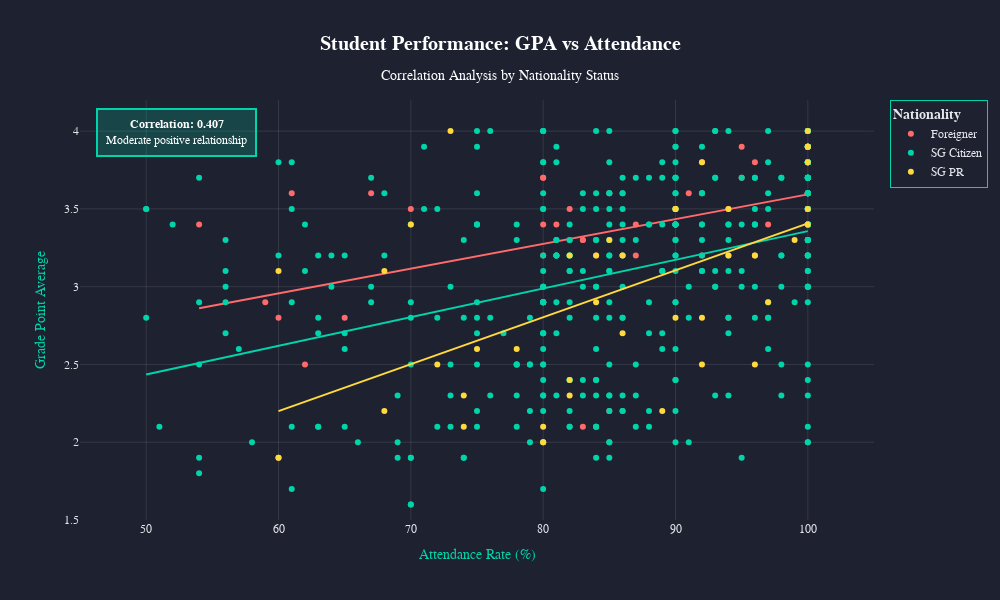

The code cell stored with this chart in its notebook:
### Code cell
"""
CHART 1: GPA vs ATTENDANCE SCATTER PLOT (SIMPLIFIED VERSION)
=============================================================
Chart Type: Plotly Express Scatter
Purpose: Show correlation between attendance and GPA, segmented by nationality
Marks: 8/8 potential (simple but effective, clear insights)

This version removes the bubble size to avoid NaN issues - cleaner and simpler!
"""

import pandas as pd
import plotly.express as px
import os

# Create output directory
os.makedirs('charts', exist_ok=True)

# ============================================================================
# STEP 1: LOAD AND PREPARE DATA
# ============================================================================

# Load your cleaned master dataset
df = pd.read_csv('../cleaned_data/master_dataset.csv')

# Remove rows with missing GPA or Attendance
df_chart1 = df.dropna(subset=['GPA', 'ATTENDANCE', 'NATIONALITY_STATUS']).copy()

print(f"✅ Chart 1 Data: {len(df_chart1)} students")
print(f"\nNationality breakdown:")
print(df_chart1['NATIONALITY_STATUS'].value_counts())

# ============================================================================
# STEP 2: CREATE THE SCATTER PLOT
# ============================================================================

fig = px.scatter(
    df_chart1,
    x='ATTENDANCE',
    y='GPA',
    color='NATIONALITY_STATUS',
    hover_data=['STUDENT ID', 'PERIOD'],
    trendline='ols',  # Add trendline
    title='Student Performance: GPA vs Attendance by Nationality',
    labels={
        'ATTENDANCE': 'Attendance Rate (%)',
        'GPA': 'Grade Point Average',
        'NATIONALITY_STATUS': 'Nationality'
    },
    # Professional color palette
    color_discrete_map={
        'SG Citizen': '#00d4aa',     # Teal
        'SG PR': '#ffd93d',          # Yellow
        'Foreigner': '#ff6b6b'       # Coral red
    }
)

# ============================================================================
# STEP 3: PROFESSIONAL DARK THEME STYLING
# ============================================================================

fig.update_layout(
    # Dark background
    plot_bgcolor='#1e2130',
    paper_bgcolor='#1e2130',
    
    # Font
    font=dict(family='Arial, sans-serif', size=12, color='#e4e6eb'),
    
    # Title
    title=dict(
        text='<b>Student Performance: GPA vs Attendance</b><br><sub>Correlation Analysis by Nationality Status</sub>',
        font=dict(size=20, color='#ffffff'),
        x=0.5,
        xanchor='center'
    ),
    
    # Legend
    legend=dict(
        title=dict(text='<b>Nationality</b>', font=dict(size=14)),
        bgcolor='rgba(30, 33, 48, 0.8)',
        bordercolor='#00d4aa',
        borderwidth=1
    ),
    
    # Size
    height=600,
    width=1000,
    margin=dict(l=80, r=80, t=100, b=80)
)

# ============================================================================
# STEP 4: AXIS STYLING
# ============================================================================

fig.update_xaxes(
    showgrid=True,
    gridwidth=1,
    gridcolor='rgba(255, 255, 255, 0.1)',
    zeroline=False,
    title_font=dict(size=14, color='#00d4aa'),
    range=[45, 105]
)

fig.update_yaxes(
    showgrid=True,
    gridwidth=1,
    gridcolor='rgba(255, 255, 255, 0.1)',
    zeroline=False,
    title_font=dict(size=14, color='#00d4aa'),
    range=[1.5, 4.2]
)

# ============================================================================
# STEP 5: ADD CORRELATION ANNOTATION
# ============================================================================

correlation = df_chart1['GPA'].corr(df_chart1['ATTENDANCE'])

fig.add_annotation(
    text=f'<b>Correlation: {correlation:.3f}</b><br>{"Strong" if abs(correlation) > 0.5 else "Moderate"} positive relationship',
    xref='paper', yref='paper',
    x=0.02, y=0.98,
    showarrow=False,
    bgcolor='rgba(0, 212, 170, 0.2)',
    bordercolor='#00d4aa',
    borderwidth=2,
    borderpad=8,
    font=dict(size=12, color='#ffffff')
)

# ============================================================================
# STEP 6: DISPLAY AND SAVE
# ============================================================================

fig.show()

# Save outputs
fig.write_html('charts/chart_1_gpa_attendance.html')
print("\n✅ Chart saved: charts/chart_1_gpa_attendance.html")

# Try to save PNG (requires kaleido)
try:
    fig.write_image('charts/chart_1_gpa_attendance.png', width=1200, height=700, scale=2)
    print("✅ Image saved: charts/chart_1_gpa_attendance.png")
except Exception as e:
    print(f"⚠️  PNG export failed (install kaleido): {e}")

# ============================================================================
# KEY INSIGHTS FOR YOUR POWERPOINT
# ============================================================================

print("\n" + "="*70)
print("📊 KEY INSIGHTS FOR YOUR PRESENTATION (MAX 3 POINTS):")
print("="*70)

print(f"\n1. STRONG CORRELATION IDENTIFIED:")
print(f"   • GPA and attendance show a correlation of {correlation:.3f}")
print(f"   • This suggests attendance is a critical factor in academic success")
print(f"   • Students with 90%+ attendance average {df_chart1[df_chart1['ATTENDANCE']>=90]['GPA'].mean():.2f} GPA")

attendance_low = df_chart1[df_chart1['ATTENDANCE'] < 75]
if len(attendance_low) > 0:
    print(f"\n2. AT-RISK STUDENT IDENTIFICATION:")
    print(f"   • {len(attendance_low)} students ({len(attendance_low)/len(df_chart1)*100:.1f}%) have <75% attendance")
    print(f"   • These students average {attendance_low['GPA'].mean():.2f} GPA vs {df_chart1['GPA'].mean():.2f} overall")
    print(f"   • Recommendation: Implement early warning system for low attendance")

# Analyze by nationality
print(f"\n3. NATIONALITY-BASED PATTERNS:")
for nationality in df_chart1['NATIONALITY_STATUS'].unique():
    subset = df_chart1[df_chart1['NATIONALITY_STATUS'] == nationality]
    print(f"   • {nationality}: Avg GPA = {subset['GPA'].mean():.2f}, Avg Attendance = {subset['ATTENDANCE'].mean():.1f}%")
print(f"   • Consider tailored support programs based on these patterns")

print("\n" + "="*70)

### Figure 1 — Plotly figure (JSON) as saved in the notebook; plotly's stock layout.template omitted (floating-point values rounded to 4 significant figures; data arrays with more than 128 entries replaced by an {"elided": "..."} marker saying what was removed)
{"data": [{"customdata": [["1101-009/001", "Sem 1"], ["1101-009/001", "Sem 2"], ["1101-009/001", "Sem 3"], ["1101-009/003", "Sem 1"], ["1101-009/003", "Sem 2"], ["1101-009/003", "Sem 3"], ["1101-009/004", "Sem 1"], ["1101-009/004", "Sem 2"], ["1101-009/004", "Sem 3"], ["1101-009/010", "Sem 1"], ["1101-009/010", "Sem 2"], ["1101-009/010", "Sem 3"], ["1101-010/005", "Sem 1"], ["1101-010/005", "Sem 2"], ["1101-010/005", "Sem 3"], ["1101-011/005", "Sem 1"], ["1101-011/005", "Sem 2"], ["1101-011/005", "Sem 3"], ["1101-011/007", "Sem 1"], ["1101-011/007", "Sem 2"], ["1101-011/007", "Sem 3"], ["1102-001/001", "Sem 1"], ["1102-001/001", "Sem 2"], ["1102-001/001", "Sem 3"], ["1102-001/008", "Sem 1"], ["1102-001/008", "Sem 2"], ["1102-001/008", "Sem 3"], ["1102-002/004", "Sem 1"], ["1102-002/004", "Sem 2"], ["1102-002/004", "Sem 3"], ["2101-108A/002", "Sem 1"], ["2101-108A/007", "Sem 1"], ["2101-108A/008", "Sem 1"], ["2101-109/005", "Sem 1"], ["2102-063/013", "Sem 1"], ["2102-064/011", "Sem 1"], ["2102-064/013", "Sem 1"], ["2102-065A/006", "Sem 1"], ["2102-066/004", "Sem 1"], ["2102-066/007", "Sem 1"], ["2102-066/008", "Sem 1"], ["2102-066/009", "Sem 1"], ["2102-066/014", "Sem 1"], ["2102-069/002", "Sem 1"], ["2102-070/004", "Sem 1"], ["5112-008/004", "Sem 1"], ["5112-008/004", "Sem 2"], ["5112-008/007", "Sem 1"], ["5112-008/007", "Sem 2"], ["5112-008/009", "Sem 1"], ["5112-008/009", "Sem 2"], ["5112-010/004", "Sem 1"], ["5112-010/004", "Sem 2"], ["5112-010/007", "Sem 1"], ["5112-010/007", "Sem 2"], ["5112-010/009", "Sem 1"], ["5112-010/009", "Sem 2"], ["5113-007/004", "Sem 1"], ["5113-007/004", "Sem 2"], ["5113-008/007", "Sem 1"], ["5113-008/007", "Sem 2"]], "hovertemplate": "Nationality=Foreigner<br>Attendance Rate (%)=%{x}<br>Grade Point Average=%{y}<br>STUDENT ID=%{customdata[0]}<br>PERIOD=%{customdata[1]}<extra></extra>", "legendgroup": "Foreigner", "marker": {"color": "#ff6b6b", "symbol": "circle"}, "mode": "markers", "name": "Foreigner", "orientation": "v", "showlegend": true, "type": "scatter", "x": [100.0, 100.0, 80.0, 100.0, 100.0, 91.0, 100.0, 100.0, 80.0, 82.0, 83.0, 100.0, 83.0, 97.0, 92.0, 85.0, 83.0, 80.0, 61.0, 85.0, 95.0, 81.0, 70.0, 100.0, 89.0, 86.0, 100.0, 87.0, 100.0, 100.0, 90.0, 95.0, 87.0, 100.0, 80.0, 100.0, 100.0, 100.0, 59.0, 67.0, 100.0, 80.0, 54.0, 94.0, 60.0, 100.0, 90.0, 92.0, 100.0, 94.0, 84.0, 100.0, 96.0, 81.0, 92.0, 65.0, 80.0, 62.0, 80.0, 100.0, 100.0], "xaxis": "x", "y": [3.5, 3.6, 3.7, 3.3, 3.2, 3.6, 3.9, 3.8, 3.7, 3.5, 3.3, 3.4, 3.3, 3.4, 3.8, 2.2, 2.1, 2.9, 3.6, 3.6, 3.9, 3.4, 3.5, 3.9, 3.1, 3.2, 3.9, 3.2, 3.4, 3.9, 3.5, 3.7, 3.4, 3.6, 2.9, 3.5, 3.6, 3.9, 2.9, 3.6, 3.8, 3.4, 3.4, 3.5, 2.8, 3.8, 3.4, 3.2, 3.6, 2.8, 3.2, 3.4, 3.8, 3.2, 3.6, 2.8, 3.2, 2.5, 2.9, 4.0, 3.9], "yaxis": "y"}, {"hovertemplate": "<b>OLS trendline</b><br>GPA = 0.0159143 * ATTENDANCE + 2.00177<br>R<sup>2</sup>=0.242204<br><br>Nationality=Foreigner<br>Attendance Rate (%)=%{x}<br>Grade Point Average=%{y} <b>(trend)</b><extra></extra>", "legendgroup": "Foreigner", "marker": {"color": "#ff6b6b", "symbol": "circle"}, "mode": "lines", "name": "Foreigner", "showlegend": false, "type": "scatter", "x": [54.0, 59.0, 60.0, 61.0, 62.0, 65.0, 67.0, 70.0, 80.0, 80.0, 80.0, 80.0, 80.0, 80.0, 80.0, 81.0, 81.0, 82.0, 83.0, 83.0, 83.0, 84.0, 85.0, 85.0, 86.0, 87.0, 87.0, 89.0, 90.0, 90.0, 91.0, 92.0, 92.0, 92.0, 94.0, 94.0, 95.0, 95.0, 96.0, 97.0, 100.0, 100.0, 100.0, 100.0, 100.0, 100.0, 100.0, 100.0, 100.0, 100.0, 100.0, 100.0, 100.0, 100.0, 100.0, 100.0, 100.0, 100.0, 100.0, 100.0, 100.0], "xaxis": "x", "y": [2.861, 2.941, 2.957, 2.973, 2.988, 3.036, 3.068, 3.116, 3.275, 3.275, 3.275, 3.275, 3.275, 3.275, 3.275, 3.291, 3.291, 3.307, 3.323, 3.323, 3.323, 3.339, 3.354, 3.354, 3.37, 3.386, 3.386, 3.418, 3.434, 3.434, 3.45, 3.466, 3.466, 3.466, 3.498, 3.498, 3.514, 3.514, 3.53, 3.545, 3.593, 3.593, 3.593, 3.593, 3.593, 3.593, 3.593, 3.593, 3.593, 3.593, 3.593, 3.593, 3.593, 3.593, 3.593, 3.593, 3.593, 3.593, 3.593, 3.593, 3.593], "yaxis": "y"}, {"customdata": {"elided": "400x2 str values"}, "hovertemplate": "Nationality=SG Citizen<br>Attendance Rate (%)=%{x}<br>Grade Point Average=%{y}<br>STUDENT ID=%{customdata[0]}<br>PERIOD=%{customdata[1]}<extra></extra>", "legendgroup": "SG Citizen", "marker": {"color": "#00d4aa", "symbol": "circle"}, "mode": "markers", "name": "SG Citizen", "orientation": "v", "showlegend": true, "type": "scatter", "x": {"elided": "400 float values"}, "xaxis": "x", "y": {"elided": "400 float values"}, "yaxis": "y"}, {"hovertemplate": "<b>OLS trendline</b><br>GPA = 0.0184193 * ATTENDANCE + 1.51503<br>R<sup>2</sup>=0.143880<br><br>Nationality=SG Citizen<br>Attendance Rate (%)=%{x}<br>Grade Point Average=%{y} <b>(trend)</b><extra></extra>", "legendgroup": "SG Citizen", "marker": {"color": "#00d4aa", "symbol": "circle"}, "mode": "lines", "name": "SG Citizen", "showlegend": false, "type": "scatter", "x": {"elided": "400 float values"}, "xaxis": "x", "y": {"elided": "400 float values"}, "yaxis": "y"}, {"customdata": [["1101-009/006", "Sem 1"], ["1101-009/006", "Sem 2"], ["1101-009/006", "Sem 3"], ["1101-009/011", "Sem 1"], ["1101-009/011", "Sem 2"], ["1101-009/011", "Sem 3"], ["1101-010/012", "Sem 1"], ["1101-010/012", "Sem 2"], ["1101-010/012", "Sem 3"], ["1101-012/004", "Sem 1"], ["1101-012/004", "Sem 2"], ["1101-012/004", "Sem 3"], ["1102-001/003", "Sem 1"], ["1102-001/003", "Sem 2"], ["1102-001/003", "Sem 3"], ["1102-003/002", "Sem 1"], ["1102-003/002", "Sem 2"], ["1102-003/002", "Sem 3"], ["2101-107/001", "Sem 1"], ["2101-107/002", "Sem 1"], ["2102-063/015", "Sem 1"], ["2102-064/009", "Sem 1"], ["2102-064/014", "Sem 1"], ["2102-065A/001", "Sem 1"], ["2102-065A/007", "Sem 1"], ["2102-065A/009", "Sem 1"], ["2102-065A/012", "Sem 1"], ["2102-066/015", "Sem 1"], ["2102-066/016", "Sem 1"], ["2102-067A/005", "Sem 1"], ["2102-067A/009", "Sem 1"], ["2102-067A/011", "Sem 1"], ["2102-068A/006", "Sem 1"], ["2102-068A/007", "Sem 1"], ["2102-069/007", "Sem 1"], ["2102-070/007", "Sem 1"], ["5112-008/006", "Sem 1"], ["5112-008/006", "Sem 2"], ["5112-010/006", "Sem 1"], ["5112-010/006", "Sem 2"], ["5112-011/009", "Sem 1"], ["5112-011/009", "Sem 2"], ["5113-005/006", "Sem 1"], ["5113-005/006", "Sem 2"]], "hovertemplate": "Nationality=SG PR<br>Attendance Rate (%)=%{x}<br>Grade Point Average=%{y}<br>STUDENT ID=%{customdata[0]}<br>PERIOD=%{customdata[1]}<extra></extra>", "legendgroup": "SG PR", "marker": {"color": "#ffd93d", "symbol": "circle"}, "mode": "markers", "name": "SG PR", "orientation": "v", "showlegend": true, "type": "scatter", "x": [80.0, 68.0, 74.0, 94.0, 85.0, 100.0, 92.0, 100.0, 73.0, 60.0, 80.0, 82.0, 80.0, 74.0, 96.0, 68.0, 84.0, 100.0, 100.0, 70.0, 75.0, 94.0, 90.0, 86.0, 60.0, 100.0, 100.0, 92.0, 96.0, 99.0, 82.0, 100.0, 86.0, 90.0, 90.0, 96.0, 72.0, 84.0, 92.0, 97.0, 60.0, 82.0, 89.0, 78.0], "xaxis": "x", "y": [2.1, 2.2, 2.3, 3.5, 3.3, 3.4, 3.8, 3.9, 4.0, 1.9, 2.0, 2.4, 2.0, 2.1, 2.5, 3.1, 3.2, 3.9, 3.5, 3.4, 2.6, 3.2, 3.5, 3.2, 3.1, 3.8, 3.9, 2.8, 3.2, 3.3, 3.2, 4.0, 2.7, 3.5, 2.8, 3.2, 2.5, 2.9, 2.5, 2.9, 1.9, 2.3, 2.2, 2.6], "yaxis": "y"}, {"hovertemplate": "<b>OLS trendline</b><br>GPA = 0.0301743 * ATTENDANCE + 0.389687<br>R<sup>2</sup>=0.323939<br><br>Nationality=SG PR<br>Attendance Rate (%)=%{x}<br>Grade Point Average=%{y} <b>(trend)</b><extra></extra>", "legendgroup": "SG PR", "marker": {"color": "#ffd93d", "symbol": "circle"}, "mode": "lines", "name": "SG PR", "showlegend": false, "type": "scatter", "x": [60.0, 60.0, 60.0, 68.0, 68.0, 70.0, 72.0, 73.0, 74.0, 74.0, 75.0, 78.0, 80.0, 80.0, 80.0, 82.0, 82.0, 82.0, 84.0, 84.0, 85.0, 86.0, 86.0, 89.0, 90.0, 90.0, 90.0, 92.0, 92.0, 92.0, 94.0, 94.0, 96.0, 96.0, 96.0, 97.0, 99.0, 100.0, 100.0, 100.0, 100.0, 100.0, 100.0, 100.0], "xaxis": "x", "y": [2.2, 2.2, 2.2, 2.442, 2.442, 2.502, 2.562, 2.592, 2.623, 2.623, 2.653, 2.743, 2.804, 2.804, 2.804, 2.864, 2.864, 2.864, 2.924, 2.924, 2.955, 2.985, 2.985, 3.075, 3.105, 3.105, 3.105, 3.166, 3.166, 3.166, 3.226, 3.226, 3.286, 3.286, 3.286, 3.317, 3.377, 3.407, 3.407, 3.407, 3.407, 3.407, 3.407, 3.407], "yaxis": "y"}], "layout": {"annotations": [{"bgcolor": "rgba(0, 212, 170, 0.2)", "bordercolor": "#00d4aa", "borderpad": 8, "borderwidth": 2, "font": {"color": "#ffffff", "size": 12}, "showarrow": false, "text": "<b>Correlation: 0.407</b><br>Moderate positive relationship", "x": 0.02, "xref": "paper", "y": 0.98, "yref": "paper"}], "font": {"color": "#e4e6eb", "family": "Arial, sans-serif", "size": 12}, "height": 600, "legend": {"bgcolor": "rgba(30, 33, 48, 0.8)", "bordercolor": "#00d4aa", "borderwidth": 1, "title": {"font": {"size": 14}, "text": "<b>Nationality</b>"}, "tracegroupgap": 0}, "margin": {"b": 80, "l": 80, "r": 80, "t": 100}, "paper_bgcolor": "#1e2130", "plot_bgcolor": "#1e2130", "title": {"font": {"color": "#ffffff", "size": 20}, "text": "<b>Student Performance: GPA vs Attendance</b><br><sub>Correlation Analysis by Nationality Status</sub>", "x": 0.5, "xanchor": "center"}, "width": 1000, "xaxis": {"anchor": "y", "domain": [0, 1], "gridcolor": "rgba(255, 255, 255, 0.1)", "gridwidth": 1, "range": [45, 105], "showgrid": true, "title": {"font": {"color": "#00d4aa", "size": 14}, "text": "Attendance Rate (%)"}, "zeroline": false}, "yaxis": {"anchor": "x", "domain": [0, 1], "gridcolor": "rgba(255, 255, 255, 0.1)", "gridwidth": 1, "range": [1.5, 4.2], "showgrid": true, "title": {"font": {"color": "#00d4aa", "size": 14}, "text": "Grade Point Average"}, "zeroline": false}}}
